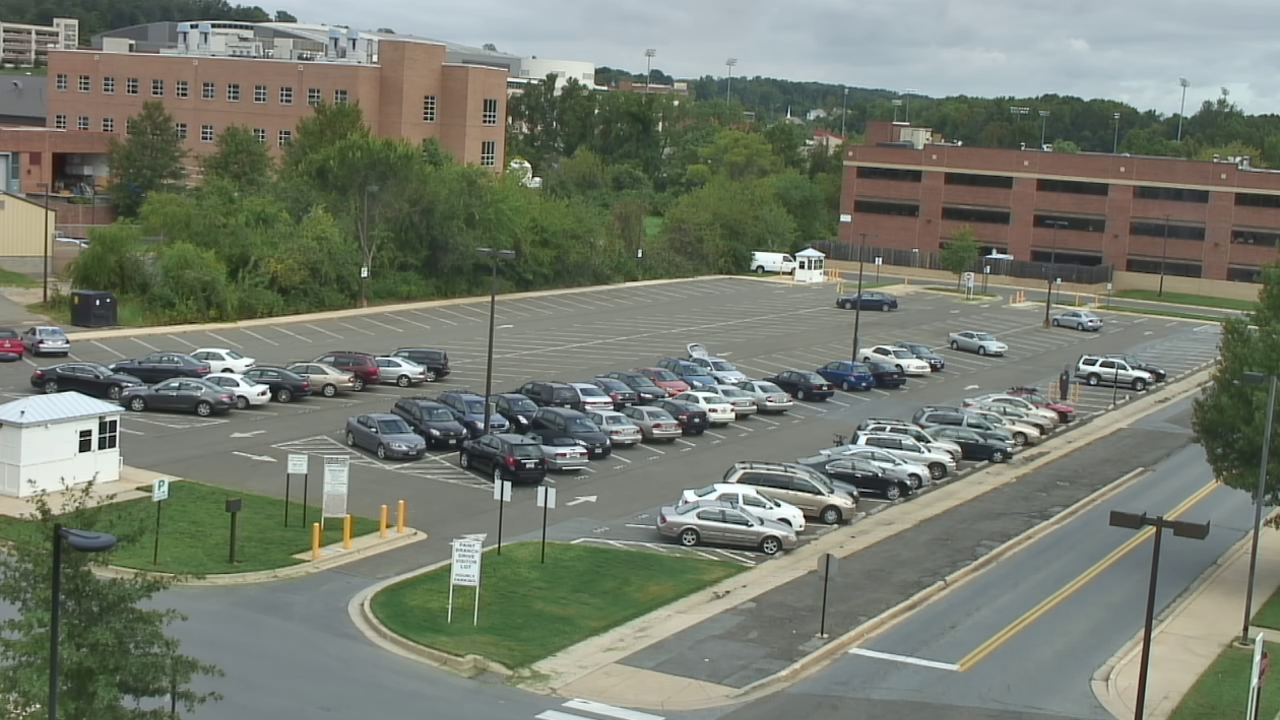
#> input picture back.png, 1280 x 720 px
$ python blob_calibration.py
#> lines starting #> are read from the running program, lines starting #| are printed output that depends on the picture; pictures that were not available may be replaced by others from this repository, and a replacement may not be noted
### func.py
import numpy as np

# [6 lines left out: function l1_distance, not called in this run]

def l2_distance(img1, img2):
    sq_dist = (img1-img2)**2
    if img1.shape[-1] ==  3 and len(img1.shape)==3:
        sq_dist = np.sum(sq_dist,axis=-1)
    diff = np.sqrt(sq_dist)
    return diff

# [5 lines left out: function max_distance, not called in this run]

### blob_calibration.py
import numpy as np
import cv2
import func

def main():
    ### PARAMETERS
    video_path = 'videos/attraversamento.mp4'
    threshold = 30
    min_area = 170
    k_cl = 9
    k_op = 3
    k_dil = 3

    # ================================================ #
    ### 1. INITIALIZATIONS
    cap = cv2.VideoCapture(video_path)
    frame_count = 0

    ### 1b. BACKGROUND INITIALIZATION
    background = cv2.imread("back.png", cv2.IMREAD_GRAYSCALE)
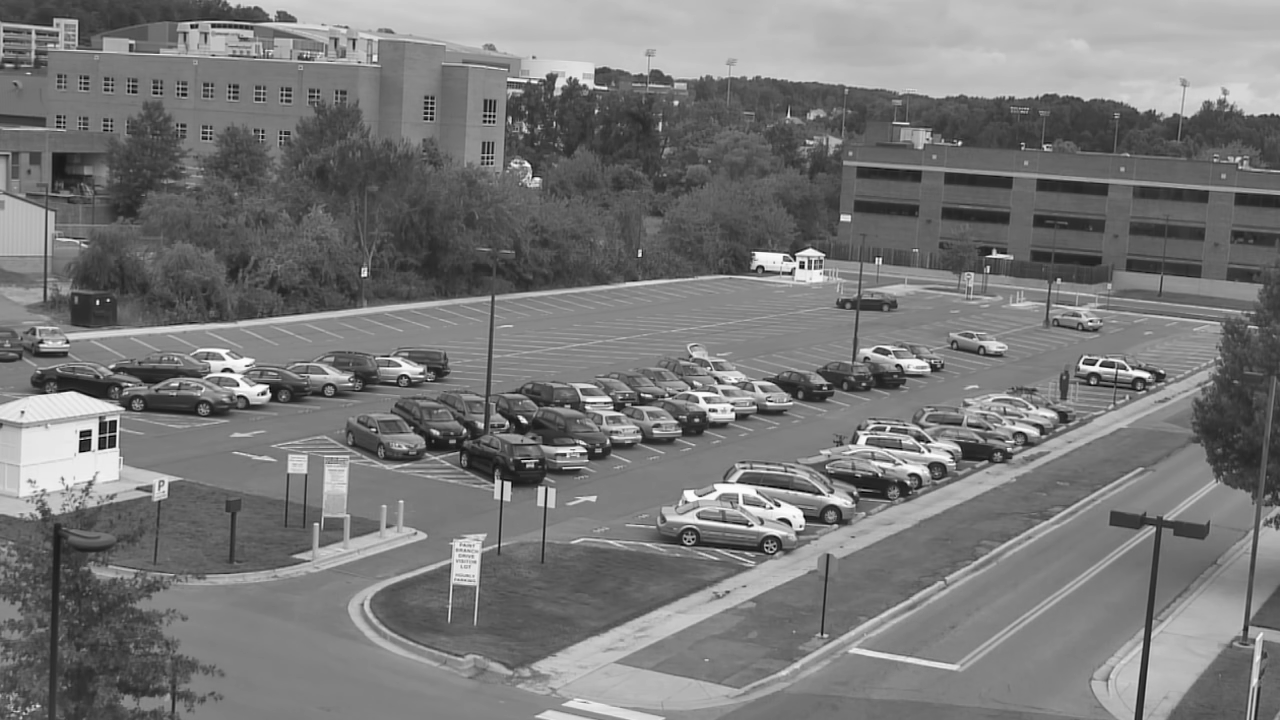
#> background: shape (720, 1280); min 0, max 255, mean 119.8
    if background is None:
        raise ValueError("ERRORE: Immagine 'back.png' non trovata!")
    bg_float = background.astype(float)

    # ================================================ #
    ### 2. VIDEO PROCESSING
    while cap.isOpened():
        ret, frame = cap.read()
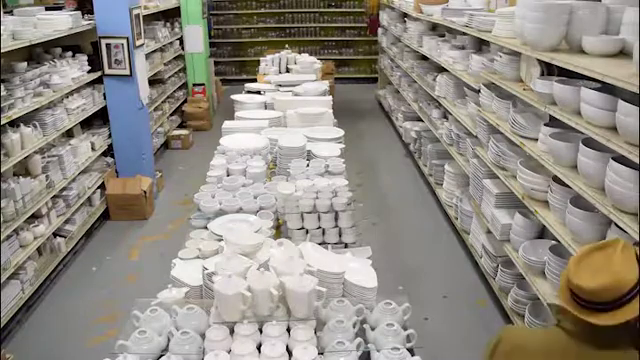
#> input picture frame 196 of store.mp4, 640 x 360 px, given in place of attraversamento.mp4, which was not available
#> frame is the input picture: shape (360, 640, 3); mean B, G, R 131.1, 139.1, 144.5
        if not ret:
            break

        frame_count += 1

        # Copy of the original frame for visualization
        frame_display = frame.copy()
        # Convert to grayscale and float for distance calculation
        frame = cv2.cvtColor(frame, cv2.COLOR_BGR2GRAY)
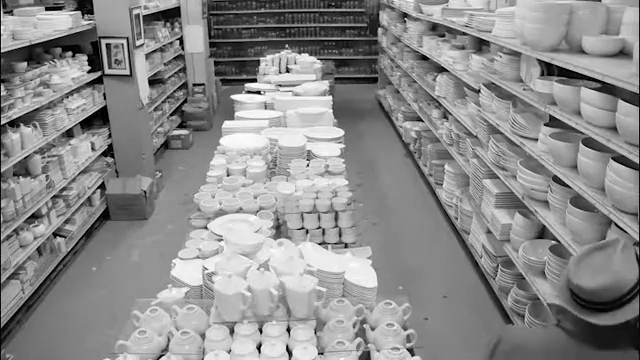
#> frame: shape (360, 640); min 0, max 255, mean 139.7
        frame_float = frame.astype(float)

        # Compute the L2 distance between current frame and background
        diff = func.l2_distance(frame_float, bg_float)
        # Threshold (obtain a boolean mask)
        mask = diff > threshold

        # Convert boolean mask to uint8 (0 or 255)
        mask_thresh = mask.astype(np.uint8) * 255

        # Morphological operationsS
        kernel_close = cv2.getStructuringElement(cv2.MORPH_ELLIPSE, (k_cl, k_cl))
        kernel_open = cv2.getStructuringElement(cv2.MORPH_ELLIPSE, (k_op, k_op))
        kernel_dilate = cv2.getStructuringElement(cv2.MORPH_RECT, (k_dil, k_dil))

        # Opening
        opened = cv2.morphologyEx(mask_thresh, cv2.MORPH_OPEN, kernel_open)
        # Closing
        closed = cv2.morphologyEx(opened, cv2.MORPH_CLOSE, kernel_close, iterations=5)
        # Dilation
        dilated = cv2.dilate(closed, kernel_dilate)

        # Detection of the contoursS
        contours, _ = cv2.findContours(dilated, cv2.RETR_EXTERNAL, cv2.CHAIN_APPROX_SIMPLE)

        # Drwaing bounding boxes around the detected blobs
        bounding_boxes = []
        for cnt in contours:
            area = cv2.contourArea(cnt)
            if area > min_area:
                x, y, w, h = cv2.boundingRect(cnt)
                bounding_boxes.append((x, y, w, h))  # Added for the feet +5 at h
                #print(f"Blob of area {area} at ({x}, {y}, {w}, {h})")
                cv2.rectangle(frame_display, (x, y), (x+w, y+h+5), (0, 255, 0), 2)

        # Visualization
        cv2.imshow('Maschera Pulita', dilated)
        cv2.imshow('Rilevamenti', frame_display) # Mostra anche l'originale con i box

        if cv2.waitKey(30) & 0xFF == ord('q'):
            break

    # ================================================ #
    ### 3. CLOSING
    cap.release()
    cv2.destroyAllWindows()

if __name__ == "__main__":
#> (the run stopped early here; a loop or call above may not have finished)
